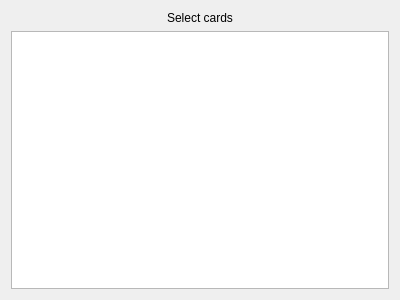
<?xml version="1.0" encoding="UTF-8"?>
<ui version="4.0">
 <class>DlgSelectCards</class>
 <widget class="QDialog" name="DlgSelectCards">
  <property name="geometry">
   <rect>
    <x>0</x>
    <y>0</y>
    <width>400</width>
    <height>300</height>
   </rect>
  </property>
  <property name="windowTitle">
   <string>Dialog</string>
  </property>
  <layout class="QVBoxLayout" name="verticalLayout">
   <item>
    <widget class="QLabel" name="label">
     <property name="text">
      <string>Select cards</string>
     </property>
     <property name="alignment">
      <set>Qt::AlignCenter</set>
     </property>
    </widget>
   </item>
   <item>
    <widget class="QListView" name="listView"/>
   </item>
  </layout>
 </widget>
 <resources/>
 <connections/>
</ui>
